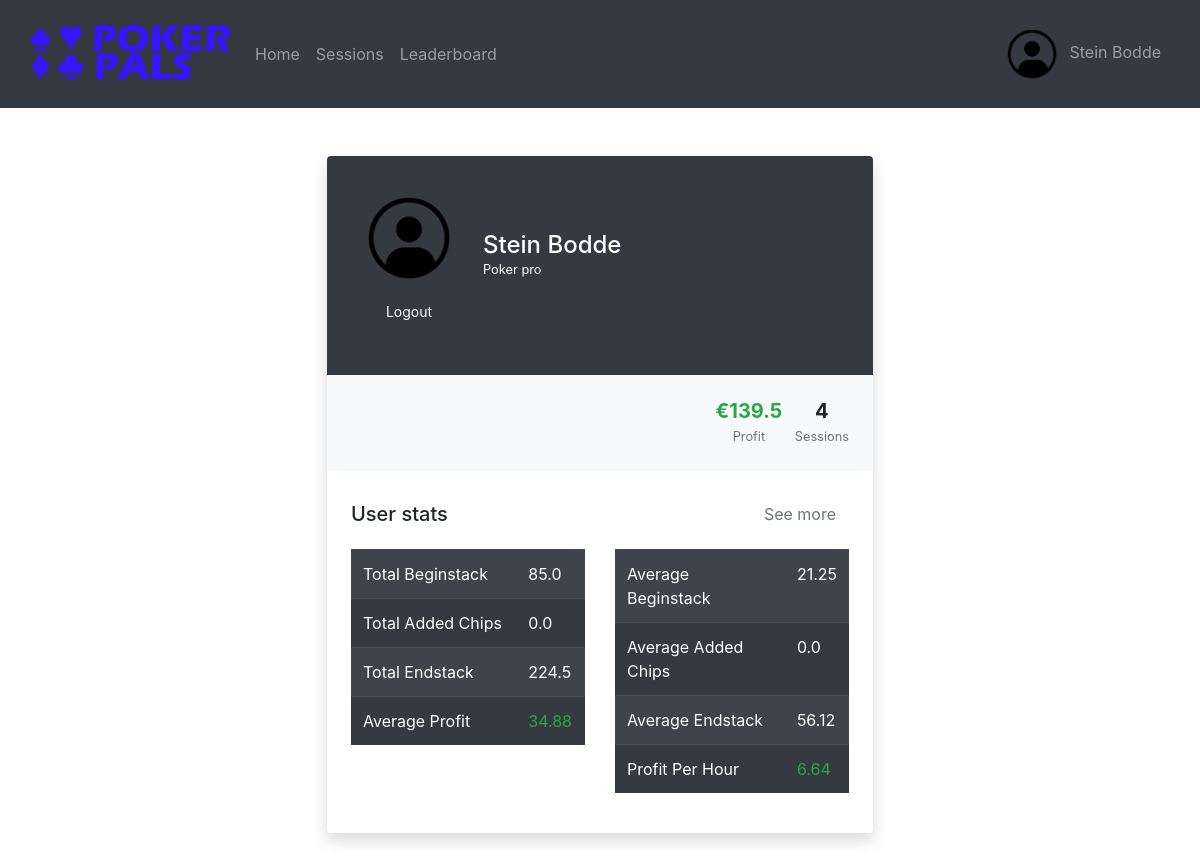
Page /account (signed in) on the committed database.
### website/models.py (models this page shows)
class User(db.Model, UserMixin):
    id = db.Column(db.Integer, primary_key=True)
    name = db.Column(db.String(150), unique=True)
    password = db.Column(db.String(150))
    imgURL = db.Column(db.String(10000))

### website/views.py (the view)
@views.route('/account')
@login_required
def account():
    return render_template("account.html", user = current_user, account = get_account_information(current_user.name))

### website/__init__.py (called while the page is built)
def create_app():
    app = Flask(__name__)
    app.config['SECRET_KEY'] = 'ksjdksajdk17HSSH2ssj88ss'
    app.config['SQLALCHEMY_DATABASE_URI'] = f'sqlite:///{DB_NAME}'
    db.init_app(app)
    from .views import views
    from .auth import auth
    from .admin import admin
    app.register_blueprint(views, url_prefix='/')
    app.register_blueprint(auth, url_prefix='/')
    app.register_blueprint(admin, url_prefix='/admin')
    from .models import User, Post
    create_database(app)
    login_manager = LoginManager()
    login_manager.login_view = 'auth.login'
    login_manager.init_app(app)
    @login_manager.user_loader
    def load_user(id):
        return User.query.get(int(id))
    return app

### website/templates/account.html (shortened to what this page needs)
{% extends "base.html" %} {% block title %}Account{% endblock %} {% block content %}
<div class="row py-5 px-4">
    <div class="col-xl-6 mx-auto">
        <div class="bg-white shadow rounded overflow-hidden">
            <div class="px-4 pt-0 pb-4 bg-dark">
                <div class="media align-items-end profile-header">
                    <div class="profile mr-3 py-4"><img class='rounded-circle m-2'
                            src="{{url_for('static', filename=account['imgURL'])}}" width="100px" height="100px"
                            class="avatar">
                            {%if user.name == account["name"]%}
                            <a href="/logout" class="btn btn-dark btn-sm btn-block">Logout</a>
                            {%endif%}
                        </div>
                    <div class="media-body mb-5 text-white">
                        <h4 class="mt-0 mb-0">{{account["name"]}}</h4>
                        <p class="small mb-4"> Poker pro </p>
                    </div>
                </div>
            </div>
            <div class="bg-light p-4 d-flex justify-content-end text-center">
                <ul class="list-inline mb-0">
                    <li class="list-inline-item">
                        <h5 class="font-weight-bold mb-0 d-block" id="fneg">€{{account["profit"]}}</h5><small class="text-muted">Profit</small>
                    </li>
                    <li class="list-inline-item">
                        <h5 class="font-weight-bold mb-0 d-block">{{account["session_amount"]}}</h5><small class="text-muted">Sessions</small>
                    </li>
                </ul>
            </div>
            <div class="py-4 px-4">
                <div class="d-flex align-items-center justify-content-between mb-3">
                    <h5 class="mb-0">User stats</h5><a href="#" class="btn btn-link text-muted">See more</a>
                </div>
                <div class="row">
                    <div class="col">
                        <table class="table table-striped table-dark">
                            <tbody>
                                <tr>
                                    <td>Total Beginstack</td>
                                    <td>{{account["total_beginstack"]}}</td>
                                </tr>
                                <tr>
                                    <td>Total Added Chips</td>
                                    <td>{{account["total_added_chips"]}}</td>
                                </tr>
                                <tr>
                                    <td>Total Endstack</td>
                                    <td>{{account["total_endstack"]}}</td>
                                </tr>
                                <tr>
                                    <td>Average Profit</td>
                                    <td name="negative">{{account["average_profit"]}}</td>
                                </tr>
                            </tbody>
                        </table>
                    </div>
                    <div class="col">
                        <table class="table table-striped table-dark">
                            <tbody>
                                <tr>
                                    <td>Average Beginstack</td>
                                    <td>{{account["average_beginstack"]}}</td>
                                </tr>
                                <tr>
                                    <td>Average Added Chips</td>
                                    <td>{{account["average_added_chips"]}}</td>
                                </tr>
                                <tr>
                                    <td>Average Endstack</td>
                                    <td>{{account["average_endstack"]}}</td>
                                </tr>
                                <tr>
                                    <td>Profit Per Hour</td>
                                    <td name="negative">{{account["profit_hour"]}}</td>
                                </tr>
                            </tbody>
                        </table>
                    </div>
                </div>
            </div>
        </div>
    </div>
</div>
{% endblock %}

### website/templates/base.html (shortened to what this page needs)
<!DOCTYPE html>
<html>
  <head>
    <link
      rel="stylesheet"
      href="https://stackpath.bootstrapcdn.com/bootstrap/4.4.1/css/bootstrap.min.css"
    />
    <link
      rel="stylesheet"
      href="https://stackpath.bootstrapcdn.com/font-awesome/4.7.0/css/font-awesome.min.css"
    />
  </head>
  <body>
    {% if user.is_authenticated %}
    <nav class="navbar navbar-expand-lg navbar-dark bg-dark">
        <div class="container-fluid">
          <a class="navbar-brand">
            <img src="{{url_for('static', filename='pictures/logo.png')}}" width="200px">
          </a>
          <div class="collapse navbar-collapse" id="navbarText">
            <ul class="navbar-nav me-auto mb-2 mb-lg-0">
              <li class="nav-item">
                <a class="nav-link" href="/">Home</a>
              </li>
              <li class="nav-item">
                <a class="nav-link" href="/sessions">Sessions</a>
              </li>
              <li class="nav-item">
                <a class="nav-link" href="/leaderboard">Leaderboard</a>
              </li>
            </ul>
            <ul class="navbar-nav ml-auto mb-2 mb-lg-0">
                <li class="nav-item">
                    <a class="nav-link" href="/account"><img class='rounded-circle m-2' src="{{url_for('static', filename=user.imgURL)}}" width="60px" height="60px" class="avatar">{{user.name}}</a>
                </li>
            </ul>
          </div>
        </div>
    </nav>
    {% endif %}
    <div class="container-fluid">
        {% block content%}
        {% endblock %}
    </div>
  </body>
</html>

### rows in the picture
User: imgURL (picture), name "Stein Bodde"

### other values in the picture
{{ account["profit"] }} "139.5"
{{ account["session_amount"] }} "4"
{{ account["total_beginstack"] }} "85.0"
{{ account["total_added_chips"] }} "0.0"
{{ account["total_endstack"] }} "224.5"
{{ account["average_profit"] }} "34.88"
{{ account["average_beginstack"] }} "21.25"
{{ account["average_added_chips"] }} "0.0"
{{ account["average_endstack"] }} "56.12"
{{ account["profit_hour"] }} "6.64"
